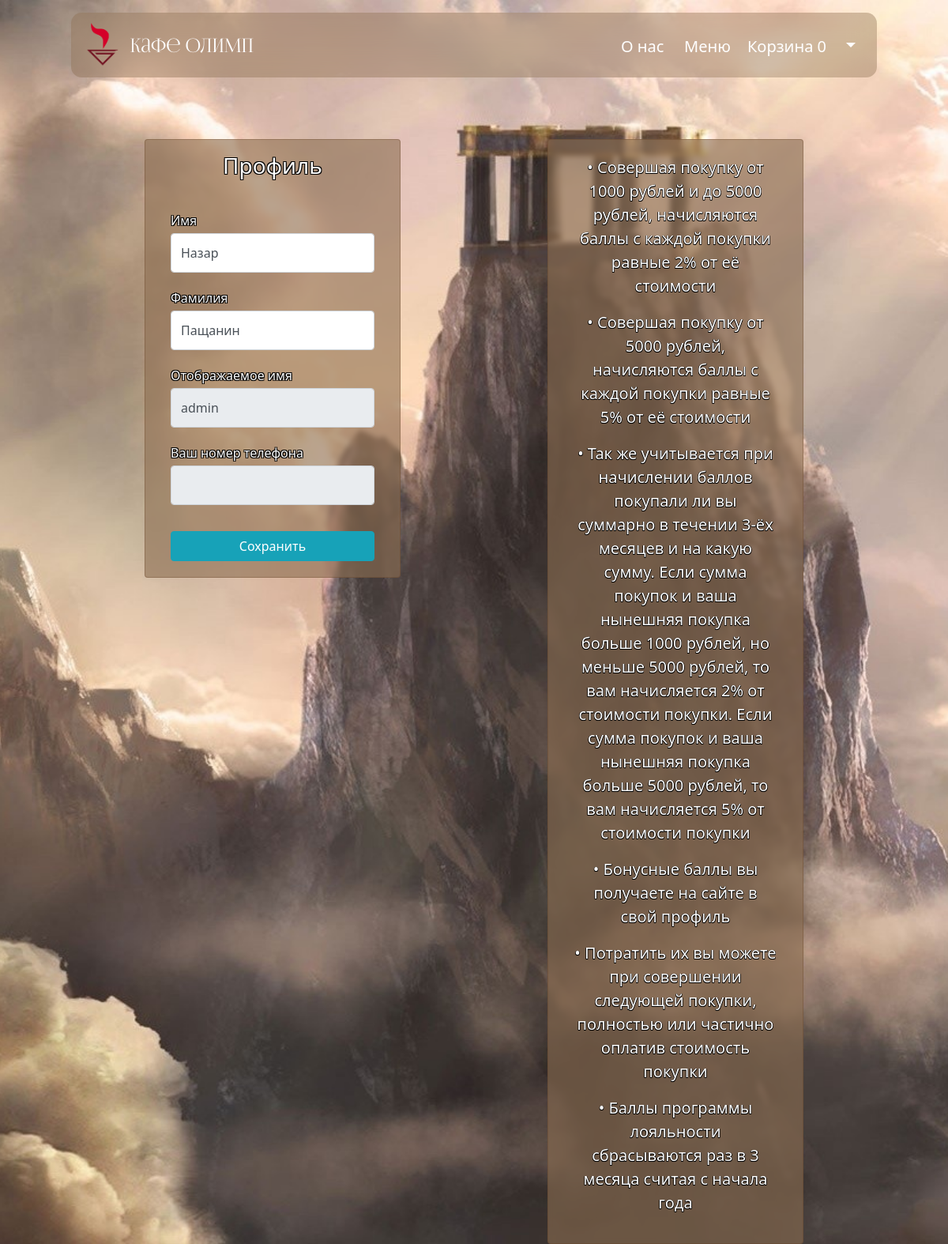
/users/profile/ (signed in), run on an earlier commit of the app's database.
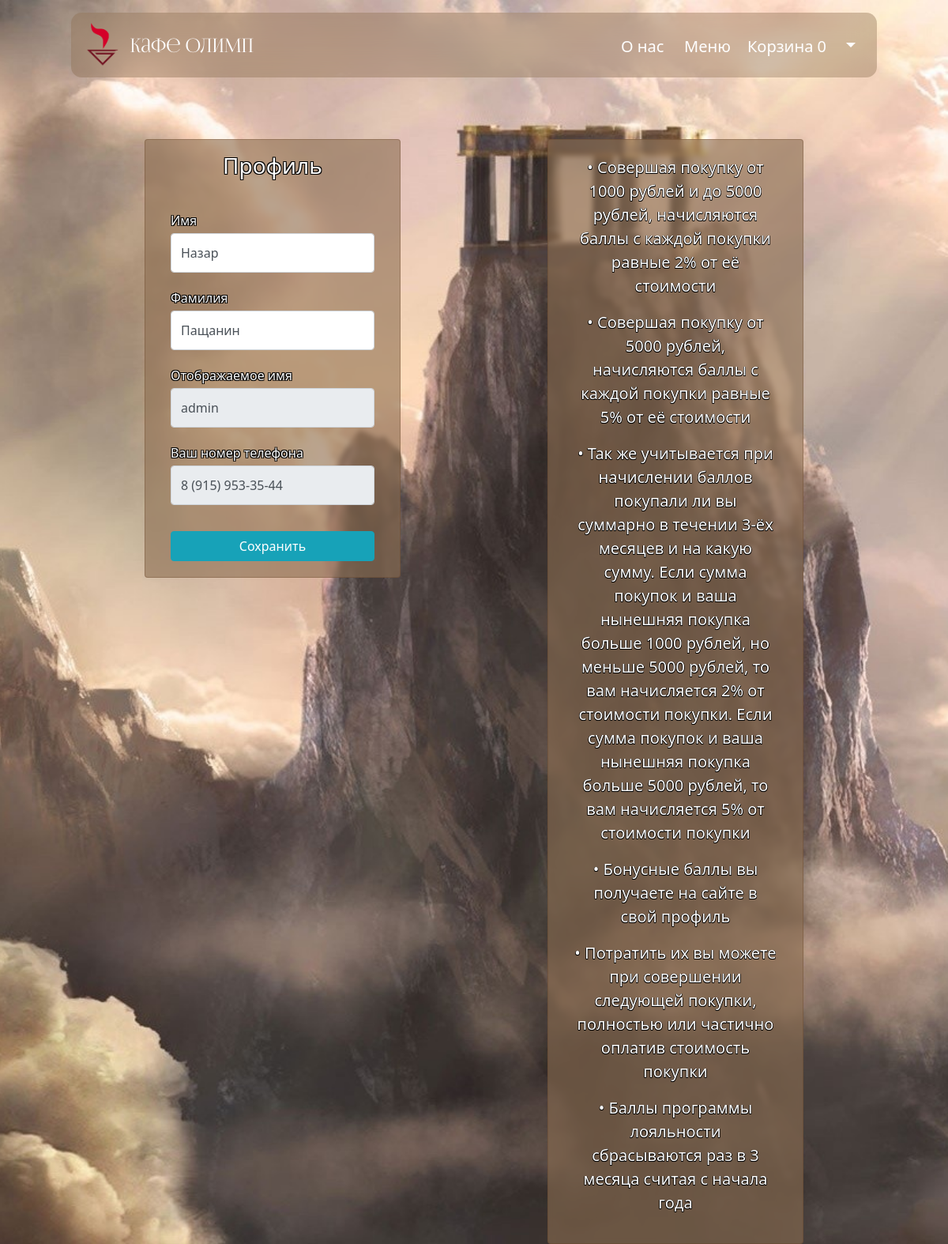
And on a later commit of the database.
### users/models.py (models this page shows)
class User(AbstractUser):
    phone_number = PhoneNumberField(blank=True, unique=True, verbose_name="Номер телефона")
    loyalty_program = models.PositiveIntegerField(verbose_name="Баллы программы лояльности", default=0)

### users/views.py (the view)
# urls.py: path('profile/', profile, name='profile'),
@login_required
def profile(request):
    if request.method == 'POST':
        form = UserProfileForm(instance=request.user, data=request.POST, files=request.FILES)
        if form.is_valid():
            form.save()
            return HttpResponseRedirect(reverse('users:profile'))
        else:
            print(form.errors)
    else:
        form = UserProfileForm(instance=request.user)
    context = {'title': 'Кафе Олимп - профиль',
               'form': form,
               }
    return render(request, 'users/profile.html', context)

### users/forms.py
class UserProfileForm(UserChangeForm):
    first_name = forms.CharField(widget=forms.TextInput(attrs={'class': 'form-control py-4'}))
    last_name = forms.CharField(widget=forms.TextInput(attrs={'class': 'form-control py-4'}))
    username = forms.CharField(widget=forms.TextInput(attrs={'class': 'form-control py-4', 'readonly': True}))
    phone_number = forms.CharField(widget=forms.TextInput(attrs={'class': 'form-control py-4', 'readonly': True}))
    class Meta:
        model = User
        fields = ('first_name', 'last_name', 'username', 'phone_number')

### products/models.py (called while the page is built)
    def total_quantity(self):
        if self:
            return sum(basket.quantity for basket in self)
        return 0

### products/templatetags/basket_tags.py (called while the page is built)
@register.simple_tag()
def basket_quantity(user):
    baskets = Basket.objects.filter(user=user)
    return baskets.total_quantity()

### users/templates/users/profile.html (shortened to what this page needs)
{% extends 'products/base.html' %}
{% load static %}
{% block css %}
<link rel="stylesheet" href="{% static '/css/profile.css' %}">
{% endblock %}
{% block content %}
<head>
</head>
<div class="container" id="container_profile">
<div class="row" id="row_1">
  <div class="col-sm-6 col-md-6">
    <div class="card col-lg-8" id="card_number_one">
        <h3 class="text-center mt-3 mb-3 ">Профиль</h3>
      <div class="card-body justify-content-center">
                            <form action="{% url 'users:profile' %}" method="post" enctype="multipart/form-data">
                                <div class="form-row">
                                    <div class="form-group col-lg-12">
                                        <label class="small mb-1" for="{{ form.first_name.id_for_label }}">
                                            Имя
                                        </label>
                                        {{ form.first_name }}
                                    </div>
                                    <div class="form-group col-lg-12">
                                        <label class="small mb-1" for="{{ form.last_name.id_for_label }}">
                                            Фамилия
                                        </label>
                                        {{ form.last_name }}
                                    </div>
                                </div>
                                <div class="form-row">
                                    <div class="form-group col-lg-12">
                                        <label class="small mb-1" for="{{ form.username.id_for_label }}">
                                            Отображаемое имя
                                        </label>
                                        {{form.username}}
                                    </div>
                                    <div class="form-group col-lg-12">
                                        <label class="small mb-1" for="{{ form.email.id_for_label }}">
                                            Ваш номер телефона
                                        </label>
                                        {{form.phone_number}}
                                    </div>
                                </div>
                                <div class="form-row">
                                    <div class="col-lg-12" style="margin-top: 33px;">
                                        <input class="btn btn-info btn-block" type="submit" value="Сохранить">
                                    </div>
                                </div>
                            </form>
      </div>
    </div>
  </div>
  <div class="col-sm-6 col-md-6">
    <div class="card col-lg-8" id="card_number_two">
      <div class="card-body text-center" id="loyalty">
                        <p>• Совершая покупку от 1000 рублей и до 5000 рублей, начисляются баллы с каждой покупки равные 2% от её стоимости</p>
                        <p>• Совершая покупку от 5000 рублей, начисляются баллы с каждой покупки равные 5% от её стоимости</p>
                        <p>• Так же учитывается при начислении баллов покупали ли вы суммарно в течении 3-ёх месяцев и на какую сумму. Если сумма покупок и ваша нынешняя покупка больше 1000 рублей, но меньше 5000 рублей, то вам начисляется 2% от стоимости покупки. Если сумма покупок и ваша нынешняя покупка больше 5000 рублей, то вам начисляется 5% от стоимости покупки</p>
                        <p>• Бонусные баллы вы получаете на сайте в свой профиль</p>
                        <p>• Потратить их вы можете при совершении следующей покупки, полностью или частично оплатив стоимость покупки</p>
                        <p>• Баллы программы лояльности сбрасываются раз в 3 месяца считая с начала года</p>
      </div>
    </div>
  </div>
</div>
</div>
{% endblock %}

### products/templates/products/base.html (shortened to what this page needs)
<!DOCTYPE html>
<html lang="ru">
{% load static %}
{% load basket_tags %}
<head>
    <link href="{% static '/bootstrap/css/bootstrap.min.css' %}" rel="stylesheet">
    <link rel="stylesheet" href="{% static '/css/base.css' %}">
    {% block css %} {% endblock %}
</head>
<body>
<nav class="navbar navbar-expand-lg navbar-dark bg-transparent fixed-top border-bottom-dark">
    <div class="container">
        <a class="navbar-brand " href="{% url 'index' %}" style="font-family:FoglihtenNo06" id="logotype">
            <img src="/static/img/Logo_p.png" alt="logotip" height="56px" width="56px"/> Кафе Олимп</a>
        <div class="collapse navbar-collapse" id="navbarSupportedContent">
            <ul class="navbar-nav ms-auto">
                <li class="nav-item" id="button_1">
                    <a class="nav-link active" href="{% url 'we' %}">
                        О нас
                    </a>
                </li>
                <li class="nav-item" id="button_2">
                    <a class="nav-link active" href="{% url 'products:index' %}">
                        Меню
                    </a>
                </li>
                {% if user.is_authenticated %}
                <li class="nav-item" id="button_3">
                    <a class="nav-link active" href="{% url 'basket' %}">
                        Корзина
                        <span id="goods-in-basket-count">{% basket_quantity user=request.user %}</span>
                    </a>
                </li>
                <li class="nav-item  dropdown" id="button_4">
                    <a class="nav-link active dropdown-toggle" href="#" id="navbarDropdown" role="button"
                       data-bs-toggle="dropdown" aria-expanded="false">
                    </a>
                </li>
                {% else %}
                <li class="nav-item">
                    <a class="nav-link active" href="{% url 'users:login' %}" id="button_10">Войти <i class="fas fa-sign-in-alt"></i></a>
                </li>
                {% endif %}
            </ul>
        </div>
    </div>
</nav>
{% block content %} {% endblock %}
</body>
</html>

What changed in the data, as far as the page shows it:
changed User "Назар": phone_number (not shown) → "8 (915) 953-35-44"
